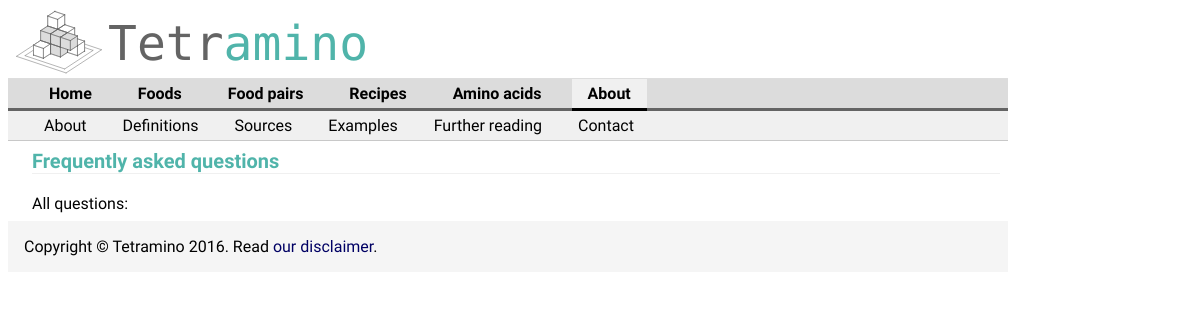
The app's page /questions-answers/, older data.
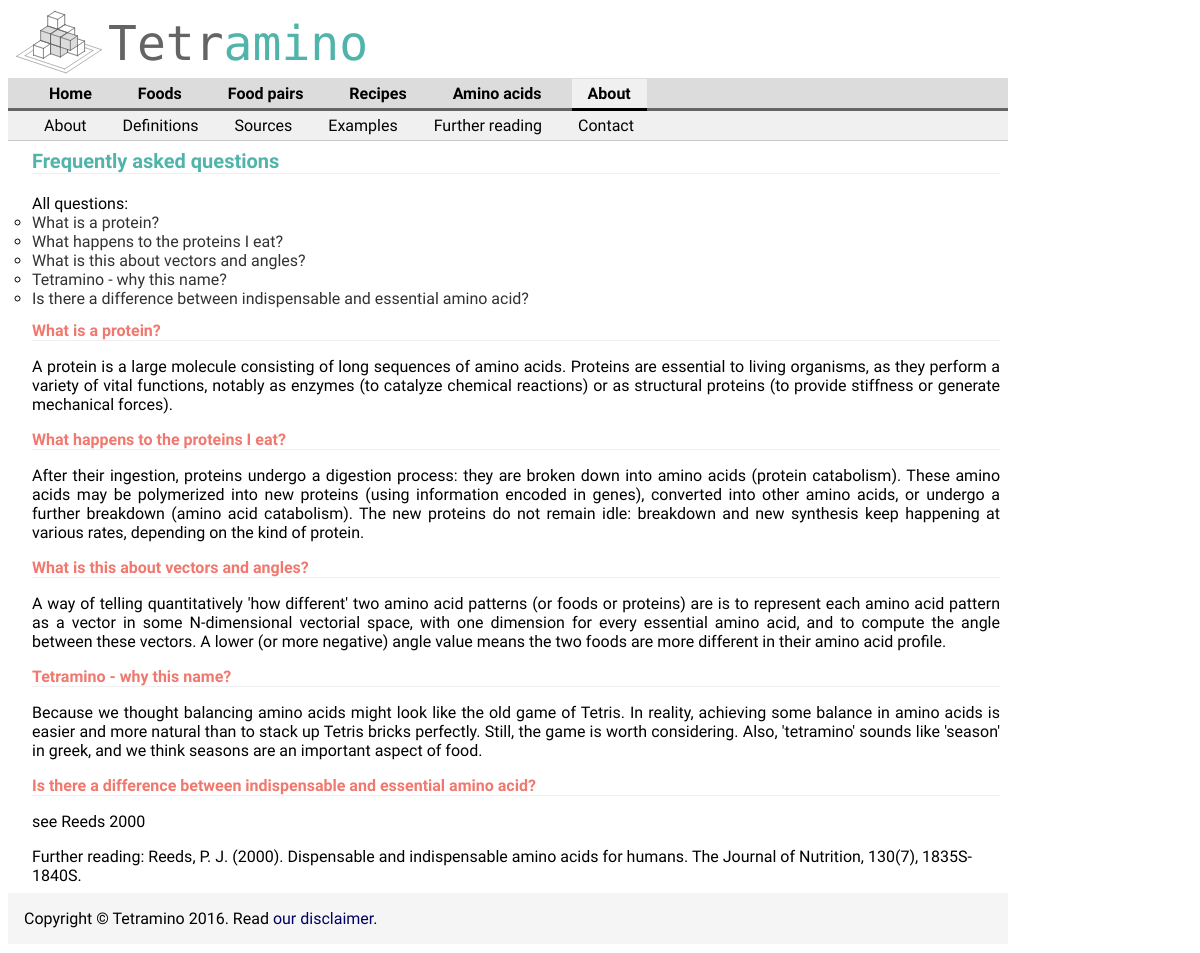
The same page, newer data.
### aminoApp/models.py (models this page shows, shortened)
class QuestionAnswer(models.Model):
    question = models.CharField(max_length=200)
    answer = models.TextField(null=True, blank=True)
    category = models.CharField(max_length=30, null=True, blank=True)
    showQuestion = models.NullBooleanField(default=True)

class LiteratureReference(models.Model):
    in_text = models.CharField(max_length=100)
    reference_APA = models.TextField()
    abstract = models.TextField(null=True, blank=True)
    comment = models.TextField(null=True, blank=True)
    category = models.CharField(max_length=30, null=True, blank=True)

### aminoApp/views.py (the view)
# urls.py: url(r'^questions-answers/$', views.showQuestionsAndAnswers, name='faq'),
def showQuestionsAndAnswers(request):
    qas = QuestionAnswer.objects.filter(showQuestion=True)
    qa_with_refs = []
    for qa in qas:
        ref_supporting_answer = ReferenceSupportsAnswer.objects.filter(answer=qa)
        references = [refsup.reference for refsup in ref_supporting_answer]
        qa_with_refs.append({'qa':qa,'ref':references})
    context = {'qas': qas,'qa_with_refs':qa_with_refs}
    return render(request, 'aminoApp/listQuestionsAnswers.html', context)

### aminoApp/templates/aminoApp/listQuestionsAnswers.html (shortened to what this page needs)
{% extends "aminoApp/baseAbout.html" %}
{% block content %}
<h1>Frequently asked questions</h1>
All questions:
<ul>
{% for qAndA in qas %}
  <li>
      <a href="#{{qAndA.pk}}">{{qAndA.question}}</a>
  </li>
{% endfor %}
</ul>
{% for qAndA in qa_with_refs %}
  <h2 id="{{qAndA.qa.pk}}">{{qAndA.qa.question}} </h2>
  <p>{{qAndA.qa.answer}}
  </p>
  {% if qAndA.ref%}
    Further reading:
    {% for ref in  qAndA.ref%}
        {{ref.reference_APA |safe}}
    {% endfor %}
  {% endif %}
{% endfor %}
{% endblock %}

### aminoApp/templates/aminoApp/baseAbout.html (shortened to what this page needs)
{% extends "aminoApp/base.html" %}
{% block section %}section-about{% endblock %}
{% block subhead %}
    <ul>
        <li><a href="/about/">About</a></li>
        <li><a href="/about-definitions/">Definitions</a></li>
        <li><a href="/about-sources/">Sources</a></li>
        <li><a href="/about-examples/">Examples</a></li>
        <li><a href="/literature-references/">Further reading</a></li>
        <li><a href="/about-contact/">Contact</a></li>
    </ul>
{% endblock %}

### aminoApp/templates/aminoApp/base.html (shortened to what this page needs)
<!DOCTYPE html>
<html lang="en">
<head>
    {% load static from staticfiles %}
    <link rel="stylesheet" href="{% static "aminoApp/yellowBungeeStyle.css" %}" />
    <link rel="stylesheet" href="{% static "aminoApp/fontello.css" %}" />
</head>
<body id="{% block section %}section-generic{% endblock %}">
    <div id="container">
        <div id="titlebar">
            <table style="width:100%">
                <tr>
                    <td width="10%"><img src="/static/aminoApp/platefulOfCubes.svg" height="70" width="100" align="middle"/></td>
                    <td>Tetr<span class="titlebarSecondColor">amino</span></td>
                </tr>
            </table>
        </div>
        <div id="headbar">
            {% block headbar %}
            <ul>
                <li class="nav-home"><a href="/">Home</a></li>
                <li class="nav-foods"><a href="/list-foods/" class="foods">Foods</a></li>
                <li class="nav-foodpairs"><a href="/food-pairs/">Food pairs</a></li>
                <li class="nav-recipes"><a href="/recipe-list/">Recipes</a></li>
                <li class="nav-aminos"><a href="/list-amino-acids/">Amino acids</a></li>
                <li class="nav-about"><a href="/about/">About</a></li>
            </ul>
            {% endblock %}
        </div>
        <div id="subhead">
            {% block subhead %}{% endblock %}
        </div>
        <div id="content">
            {% block content %}{% endblock %}
        </div>
        <div id="footer">
            {% block footer %}
            Copyright &copy; Tetramino 2016.
            Read <a href="/about_disclaimer/">our disclaimer</a>.
            {% endblock %}
        </div>
    </div>
</body>
</html>

### aminoApp/static/aminoApp/yellowBungeeStyle.css (style rules this page uses)
img { vertical-align:middle; }
ul { list-style-type: circle; padding: 0; margin: 0; }
#content ul { list-style-type: circle; padding: 0; margin: 0; }
p { margin: 2 em; text-align: justify; text-justify: inter-word; }
body { font-family: "Raleway", serif; }
th, td { border-bottom: 1px solid #ddd; padding: 5px; }
table { border-collapse: collapse; border: 1px solid #ddd; width: 80%; }
#titlebar table { border: 0px; }
#titlebar td { font-family: 'Monoton', cursive; font-size: 48px; font-weight: bold margin-top: -0.2em; margin-bottom: -0.1em; margin-left: 0em; margin-right: 0; background-color: white; color: rgb(100,100,100); padding-top: 0; padding-right: 0; padding-bottom: 0; padding-left: 0; }
.titlebarSecondColor { color: rgb(80,180,170); }
div#container { min-width: 700px; max-width: 1000px; }
#headbar ul, #subhead ul { margin: 0; padding: 5px 20px 5px 20px; list-style-type: none; list-style-image: none; }
#headbar li, #subhead li { display: inline; }
#headbar ul li a { text-decoration:none; margin: 5px; padding: 5px 16px 5px 16px; font-weight: bold; color: black; }
#subhead ul li a { text-decoration:none; margin: 4px; padding: 4px 12px 4px 12px; color: black; }
div#headbar { background-color:rgb(220,220,220); border-bottom: solid rgb(100,100,100); }
div#subhead { background-color:rgb(240,240,240); border-bottom: solid 1px rgb(200,200,200); }
a:link { text-decoration: none; color: rgb(0,0,100); }
li a:link { color: rgb(50,50,50); }
#section-home .nav-home a, #section-foods .nav-foods a, #section-about .nav-about a, #section-foodpairs .nav-foodpairs a, #section-recipes .nav-recipes a, #section-aminos .nav-aminos a { background-color:rgb(240,240,240); border-bottom: solid rgb(0,0,0); }
h1 { margin-bottom: 1em; margin-top: 0; margin-left: 0em; font-family: 'Raleway', serif; font-size: 20px; text-align: left; color: rgb(80,180,170); border-bottom: solid 1px rgb(240,240,240); }
h2 { margin-bottom: 0.4em; margin-top: 0.8em; margin-left: 0em; font-family: 'Raleway', serif; font-size: 16px; text-align: left; color: rgb(240,120,110); border-bottom: solid 1px rgb(240,240,240); }
div#footer { background-color:rgb(245,245,245); margin-bottom: 0.6em; padding: 1em; }
div#content { margin-left:1em; margin-right: 0em; padding: 0.5em; float: none }

Row changes from the older to the newer data that the page shows:
added QuestionAnswer: question "What is a protein?", qa.question "What is a protein?", qa.answer "A protein is a large molecule consisting of long sequences of amino acids. Proteins are essential to living organisms, as they perform a variety of vital functions, notably as enzymes (to catalyze chemical reactions) or as structural proteins (to provide stiffness or generate mechanical forces)."
added QuestionAnswer: question "What happens to the proteins I eat?", qa.question "What happens to the proteins I eat?", qa.answer "After their ingestion, proteins undergo a digestion process: they are broken down into amino acids (protein catabolism). These amino acids may be polymerized into new proteins (using information encoded in genes), converted into other amino acids, or undergo a further breakdown (amino acid catabolism). The new proteins do not remain idle: breakdown and new synthesis keep happening at various rates, depending on the kind of protein."
added QuestionAnswer: question "What is this about vectors and angles?", qa.question "What is this about vectors and angles?", qa.answer "A way of telling quantitatively 'how different' two amino acid patterns (or foods or proteins) are is to represent each amino acid pattern as a vector in some N-dimensional vectorial space, with one dimension for every essential amino acid, and to compute the angle between these vectors. A lower (or more negative) angle value means the two foods are more different in their amino acid profile."
added QuestionAnswer: question "Tetramino - why this name?", qa.question "Tetramino - why this name?", qa.answer "Because we thought balancing amino acids might look like the old game of Tetris. In reality, achieving some balance in amino acids is easier and more natural than to stack up Tetris bricks perfectly. Still, the game is worth considering. Also, 'tetramino' sounds like 'season' in greek, and we think seasons are an important aspect of food."
added QuestionAnswer: question "Is there a difference between indispensable and essential amino acid?", qa.question "Is there a difference between indispensable and essential amino acid?", qa.answer "see Reeds 2000"
added LiteratureReference: reference_APA "Reeds, P. J. (2000). Dispensable and indispensable amino acids for humans. The Journal of Nutrition, 130(7), 1835S-1840S."
